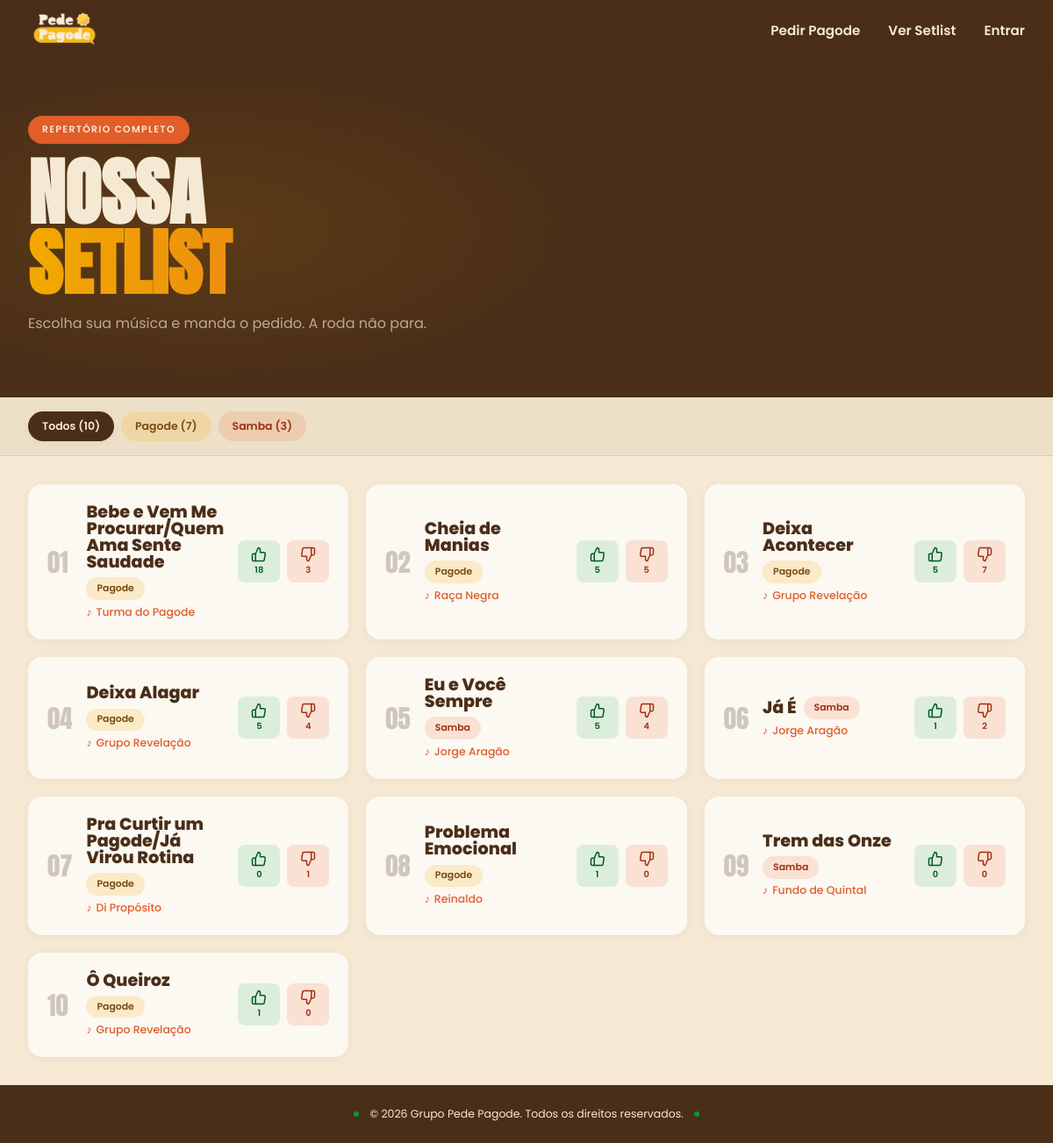
The app's page /repertorio/ with its own data.
### tables this page shows
CREATE TABLE songs (
    id INTEGER PRIMARY KEY AUTOINCREMENT,
    name TEXT NOT NULL,
    artist TEXT NOT NULL,
    genre TEXT NOT NULL,
    likes INTEGER DEFAULT 0,
    dislikes INTEGER DEFAULT 0
);

### backend/routes/repertorio.py (the view)
@repertorio_bp.get("/")
def listar_repertorio():
    return controller.listar_repertorio()

### backend/controllers/repertorio.py (called while the page is built)
    def listar_repertorio(self):
        repertorio = self.service.listar_repertorio()
        return render_template("repertorio.html" , repertorio = repertorio)

### backend/database/connection.py (called while the page is built)
def get_connection():
    connection = sqlite3.connect(DATABASE_PATH)
    connection.row_factory = sqlite3.Row
    return connection

### backend/services/musica_service.py (called while the page is built)
    def listar_repertorio(self):
        connection = get_connection()
        cursor = connection.cursor()
        cursor.execute(
            """
            SELECT *
            FROM songs
            ORDER BY name
            """
        )
        dados = cursor.fetchall()
        connection.close()
        musicas = []
        for musica in dados:
            musicas.append(
                Musica(
                    id=musica["id"],
                    nome=musica["name"],
                    artista=musica["artist"],
                    genero=musica["genre"],
                    likes=musica["likes"],
                    dislikes=musica["dislikes"]
                )
            )
        return musicas

### frontend/templates/repertorio.html (shortened to what this page needs)
{% extends "base.html" %}
{% block extra_css %}
  <link rel="stylesheet" href="{{ url_for('static', filename='css/repertorio.css') }}">
{% endblock %}
{% block content %}
<section class="repertorio-hero">
  <div class="repertorio-hero__inner">
    <div class="repertorio-hero__conteudo">
      <span class="tag-pill">Repertório completo</span>
      <h1 class="repertorio-titulo">
        <span class="repertorio-titulo__linha repertorio-titulo__linha--clara">Nossa</span>
        <span class="repertorio-titulo__linha repertorio-titulo__linha--grad">Setlist</span>
      </h1>
      <p class="repertorio-subtitulo">Escolha sua música e manda o pedido. A roda não para.</p>
    </div>
  </div>
</section>
{% set generos_ordem = ["Pagode", "Samba", "MPB", "Bossa Nova", "Sertanejo", "Axé"] %}
<div class="repertorio-body">
  <nav class="repertorio-filtros" aria-label="Filtrar por gênero">
    <div class="filtro-genero__lista">
      <label for="filtro-todos" class="filtro-pill">Todos ({{ repertorio|length }})</label>
      {% for genero in generos_ordem %}
        {% set qtd = repertorio|selectattr('genero', 'equalto', genero)|list|length %}
        {% if qtd > 0 %}
          <label for="filtro-{{ loop.index }}" class="filtro-pill" data-genero="{{ genero }}">{{ genero }} ({{ qtd }})</label>
        {% endif %}
      {% endfor %}
    </div>
  </nav>
  <div class="repertorio-container">
    {% if repertorio|length > 0 %}
      <div class="repertorio-grid">
        {% for musica in repertorio %}
          <div class="musica-card" data-id="{{ musica.id }}" data-genero="{{ musica.genero }}">
            <span class="musica-numero">{{ "%02d"|format(loop.index) }}</span>
            <div class="musica-info">
              <div class="musica-titulo-linha">
                <h2 class="musica-titulo">{{ musica.nome }}</h2>
                <span class="badge-genero" data-genero="{{ musica.genero }}">{{ musica.genero }}</span>
              </div>
              <p class="musica-artista">
                <span class="musica-artista__nota">&#9834;</span> {{ musica.artista }}
              </p>
            </div>
            <div class="musica-acoes">
              <button onclick="reagir({{ musica.id }}, 'like')" class="btn-like">
                <span class="icone-voto">
                  <svg viewBox="0 0 24 24"><path d="M14 9V5a3 3 0 0 0-3-3l-4 9v11h11.28a2 2 0 0 0 2-1.7l1.38-9a2 2 0 0 0-2-2.3zM7 22H4a2 2 0 0 1-2-2v-7a2 2 0 0 1 2-2h3"></path></svg>
                </span>
                <span class="contador-like">{{ musica.likes }}</span>
              </button>
              <button onclick="reagir({{ musica.id }}, 'dislike')" class="btn-dislike">
                <span class="icone-voto">
                  <svg viewBox="0 0 24 24"><path d="M10 15v4a3 3 0 0 0 3 3l4-9V2H5.72a2 2 0 0 0-2 1.7l-1.38 9a2 2 0 0 0 2 2.3zm7-13h2.67A2.31 2.31 0 0 1 22 4v7a2.31 2.31 0 0 1-2.33 2H17"></path></svg>
                </span>
                <span class="contador-dislike">{{ musica.dislikes }}</span>
              </button>
            </div>
          </div>
        {% endfor %}
      </div>
    {% else %}
      <p class="repertorio-vazio">Não há músicas cadastradas no repertório.</p>
    {% endif %}
  </div>
</div>
{% endblock %}

### frontend/static/css/repertorio.css (style rules this page uses)
.repertorio-hero { background-color: var(--surf-header); background-image: var(--grad-header-bg); padding: var(--esp-16) 0 var(--esp-14); }
.repertorio-hero__inner { max-width: var(--largura-max); margin: 0 auto; padding: 0 var(--esp-8); }
.repertorio-hero__conteudo { max-width: var(--largura-header); }
.repertorio-titulo { font-family: var(--font-display); font-size: var(--size-page); line-height: var(--leading-display); text-transform: uppercase; margin: var(--esp-4) 0; }
.repertorio-titulo__linha { display: block; }
.repertorio-titulo__linha--clara { color: var(--txt-claro); }
.repertorio-titulo__linha--grad { background-image: var(--grad-texto); -webkit-background-clip: text; background-clip: text; color: transparent; }
.repertorio-subtitulo { font-family: var(--font-corpo); font-size: var(--size-lg); color: var(--txt-mudo-claro); max-width: var(--largura-subtitulo); }
.repertorio-filtros { background-color: var(--surf-filtro); border-bottom: var(--borda-espessura-sm) solid var(--borda-cor); }
.filtro-genero__lista { max-width: var(--largura-max); margin: 0 auto; padding: var(--esp-4) var(--esp-8); display: flex; align-items: center; gap: var(--esp-2); overflow-x: auto; }
.filtro-pill { flex-shrink: 0; cursor: pointer; font-family: var(--font-corpo); font-size: var(--size-base); font-weight: var(--peso-semi); padding: var(--esp-2) var(--esp-4); border-radius: var(--raio-pill); background-color: var(--surf-card); color: var(--txt-primario); transition: var(--trans-rapida); user-select: none; }
.filtro-pill[data-genero="Pagode"] { background-color: var(--genero-pagode-bg); color: var(--genero-pagode-txt); }
.filtro-pill[data-genero="Samba"] { background-color: var(--genero-samba-bg); color: var(--genero-samba-txt); }
.filtro-radio:checked + .filtro-pill { background-color: var(--cor-marrom); color: var(--txt-claro); box-shadow: var(--sombra-sm); }
.repertorio-container { max-width: var(--largura-max); margin: 0 auto; padding: var(--esp-8); }
.repertorio-grid { display: grid; grid-template-columns: repeat(3, 1fr); gap: var(--esp-5); }
.musica-card { display: flex; align-items: center; gap: var(--esp-4); background-color: var(--surf-card); border: var(--borda-espessura) solid transparent; border-radius: var(--raio-lg); padding: var(--esp-5); box-shadow: var(--sombra-sm); transition: var(--trans-normal); }
.musica-numero { flex-shrink: 0; width: 2ch; font-family: var(--font-display); font-size: 1.8rem; color: var(--cor-marrom-25); }
.musica-info { flex: 1; min-width: 0; display: flex; flex-direction: column; gap: var(--esp-1); }
.musica-titulo-linha { display: flex; align-items: center; flex-wrap: wrap; gap: var(--esp-2); }
.musica-titulo { margin: 0; font-family: var(--font-corpo); font-weight: var(--peso-extra); font-size: var(--size-xl); line-height: var(--leading-apertado); color: var(--txt-primario); }
.badge-genero { white-space: nowrap; font-family: var(--font-corpo); font-size: var(--size-sm); font-weight: var(--peso-semi); padding: var(--esp-1) var(--esp-3); border-radius: var(--raio-pill); }
.badge-genero[data-genero="Pagode"] { background-color: var(--genero-pagode-bg); color: var(--genero-pagode-txt); }
.badge-genero[data-genero="Samba"] { background-color: var(--genero-samba-bg); color: var(--genero-samba-txt); }
.musica-artista { margin: 0; display: flex; align-items: center; gap: var(--esp-1); font-family: var(--font-corpo); font-size: var(--size-base); font-weight: var(--peso-medio); color: var(--txt-acento); }
.musica-acoes { display: flex; gap: var(--esp-2); flex-shrink: 0; }
.btn-like, .btn-dislike { display: flex; flex-direction: column; align-items: center; justify-content: center; gap: 2px; width: 3rem; height: 3rem; border: none; border-radius: var(--raio-sm); cursor: pointer; font-family: var(--font-corpo); font-size: var(--size-xs); font-weight: var(--peso-semi); transition: var(--trans-rapida); }
.btn-like { background-color: var(--acao-like-bg); color: var(--acao-like-txt); }
.btn-dislike { background-color: var(--acao-dislike-bg); color: var(--acao-dislike-txt); }
.icone-voto { width: 18px; height: 18px; line-height: 0; }
.icone-voto svg { width: 100%; height: 100%; fill: none; stroke: currentColor; stroke-width: 2; stroke-linecap: round; stroke-linejoin: round; }

### records on screen
songs: genre "Samba", id "3", index "05", nome "Eu e Você Sempre", genero "Samba", artista "Jorge Aragão", likes "5", dislikes "4"
songs: index "01", nome "Bebe e Vem Me Procurar/Quem Ama Sente Saudade", genero "Pagode", artista "Turma do Pagode", likes "18", dislikes "3"
songs: index "02", nome "Cheia de Manias", genero "Pagode", artista "Raça Negra", likes "5", dislikes "5"
songs: index "03", nome "Deixa Acontecer", genero "Pagode", artista "Grupo Revelação", likes "5", dislikes "7"
songs: index "04", nome "Deixa Alagar", genero "Pagode", artista "Grupo Revelação", likes "5", dislikes "4"
songs: index "06", nome "Já É", genero "Samba", artista "Jorge Aragão", likes "1", dislikes "2"
songs: index "07", nome "Pra Curtir um Pagode/Já Virou Rotina", genero "Pagode", artista "Di Propósito", likes "0", dislikes "1"
songs: index "08", nome "Problema Emocional", genero "Pagode", artista "Reinaldo", likes "1", dislikes "0"
songs: index "09", nome "Trem das Onze", genero "Samba", artista "Fundo de Quintal", likes "0", dislikes "0"
songs: index "10", nome "Ô Queiroz", genero "Pagode", artista "Grupo Revelação", likes "1", dislikes "0"

### other values on screen
{{ repertorio|length }} "10"
{{ genero }} "Pagode"
{{ qtd }} "7"
